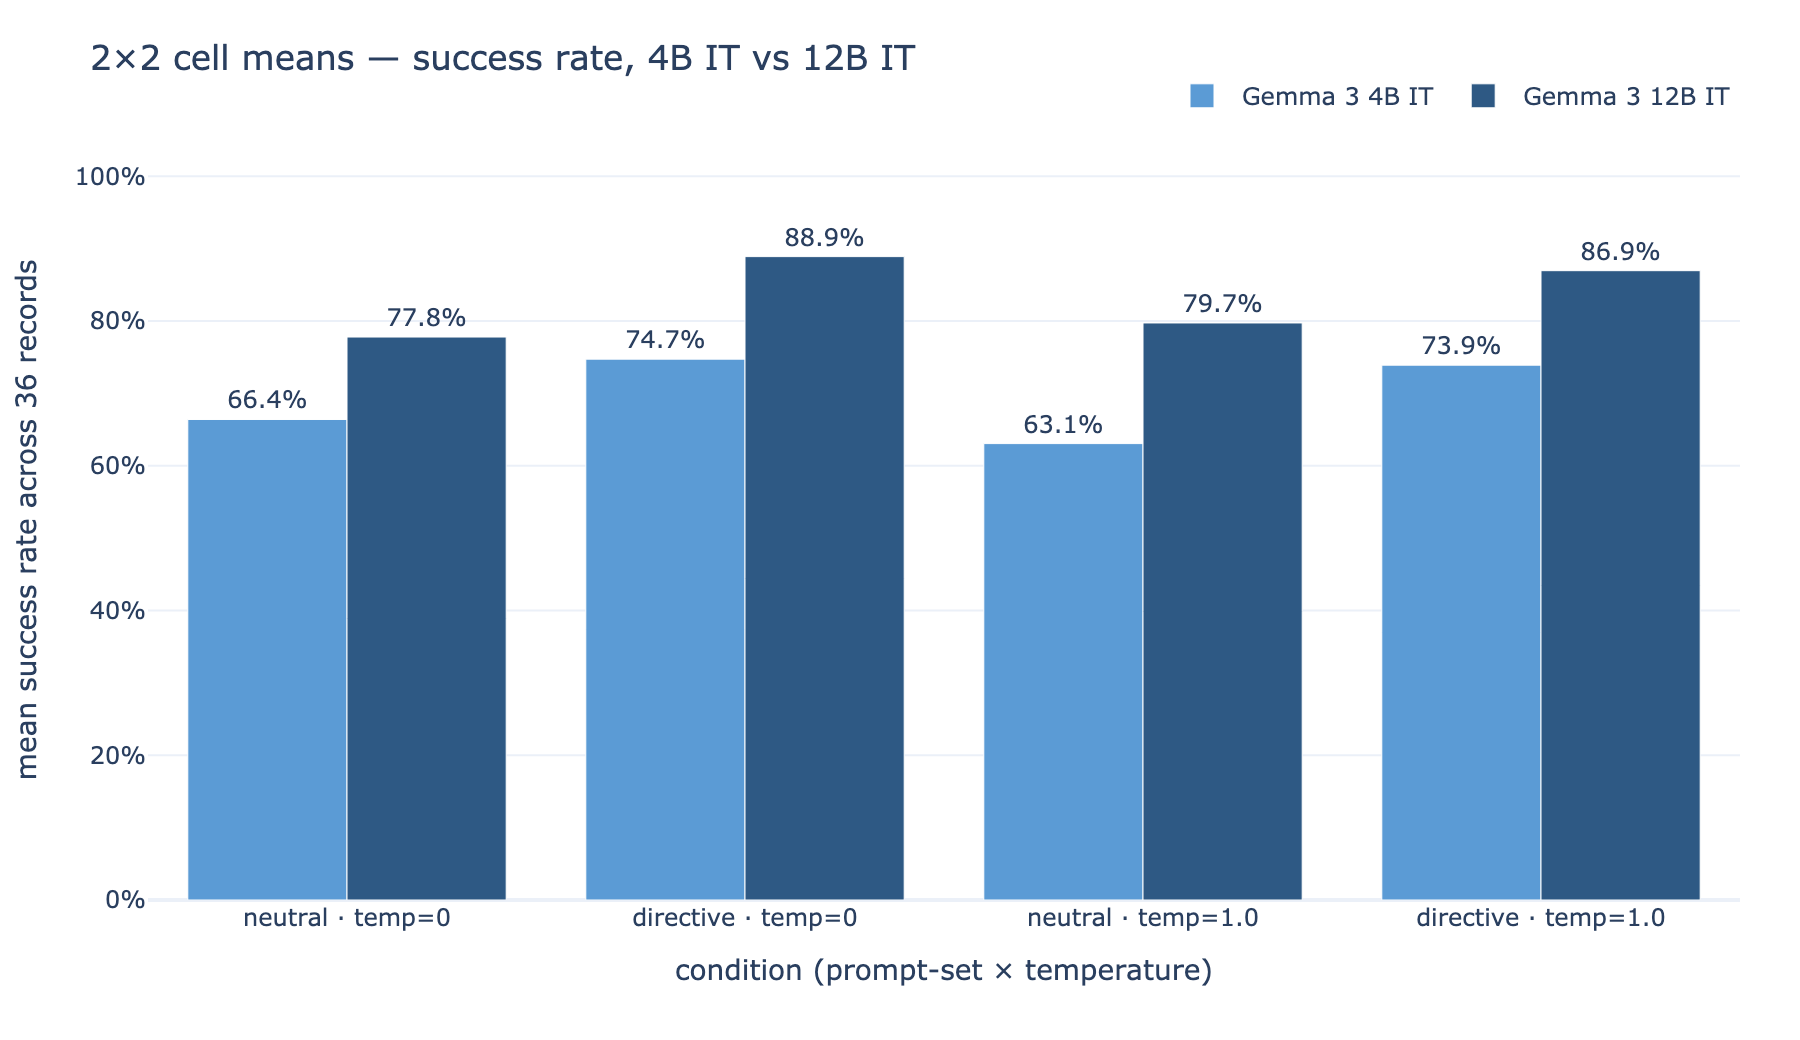

This chart was generated by the following Python code:
"""F1 — 2x2 cell means bar chart for the 006 4B vs 12B comparison.

Two grouped bar charts side by side (4B IT and 12B IT), each
showing the 4 cells (neutral × directive × temp=0 × temp=1.0)
mean success_rate.

Reads from results/<model>/006_*_{2026-05-12}.jsonl. Rescores from
raw output to handle parser-evolution rows.

Output: figures/cell_means.{html,png}.
"""

from __future__ import annotations

import json
import sys
from collections import defaultdict
from pathlib import Path

import plotly.graph_objects as go

HERE = Path(__file__).resolve().parent
INVESTIGATION_ROOT = HERE.parent
STUDY_ROOT = INVESTIGATION_ROOT.parent.parent
RESULTS_ROOT = STUDY_ROOT / "results"

sys.path.insert(0, str(STUDY_ROOT))
from harness.parser import classify_trial  # noqa: E402


CELLS = {
    "A": ("006_A_neutral_temp0", "neutral", 0.0),
    "B": ("006_B_directive_temp0", "directive", 0.0),
    "C": ("006_C_neutral_temp1", "neutral", 1.0),
    "D": ("006_D_directive_temp1", "directive", 1.0),
}
DATE = "2026-05-12"
MODELS = [
    ("gemma3:4b-it-qat", "Gemma 3 4B IT"),
    ("gemma3:12b-it-qat", "Gemma 3 12B IT"),
]


def _safe(model: str) -> str:
    import re
    return re.sub(r"[^a-zA-Z0-9._-]", "_", model)


def _load_cell(model: str, tag: str) -> list[dict]:
    path = RESULTS_ROOT / _safe(model) / f"{tag}_{DATE}.jsonl"
    rows = [json.loads(l) for l in path.read_text().splitlines() if l]
    out = []
    for r in rows:
        ok, err = classify_trial(
            {"tool_target": r["tool_target"],
             "expected_tool_call": r["expected_tool_call"]},
            r.get("output") or r.get("output_preview", ""),
        )
        out.append({**r, "success": ok, "error_type": err})
    return out


def _cell_mean(rows: list[dict]) -> float:
    by_rid: dict[str, list[bool]] = defaultdict(list)
    for r in rows:
        by_rid[r["record_id"]].append(r["success"])
    per_record_sr = [sum(v) / len(v) for v in by_rid.values()]
    return sum(per_record_sr) / len(per_record_sr) if per_record_sr else 0.0


def main() -> None:
    cell_means: dict[tuple[str, str], float] = {}
    for model, _label in MODELS:
        for cell_key, (tag, _ps, _tmp) in CELLS.items():
            cell_means[(model, cell_key)] = _cell_mean(_load_cell(model, tag))

    # 4 condition labels along x
    condition_labels = [
        "neutral · temp=0",
        "directive · temp=0",
        "neutral · temp=1.0",
        "directive · temp=1.0",
    ]
    cell_order = ["A", "B", "C", "D"]

    fig = go.Figure()
    palette = {"Gemma 3 4B IT": "#5B9BD5", "Gemma 3 12B IT": "#2E5984"}
    for model, label in MODELS:
        vals = [cell_means[(model, k)] for k in cell_order]
        fig.add_trace(
            go.Bar(
                name=label,
                x=condition_labels,
                y=vals,
                text=[f"{v:.1%}" for v in vals],
                textposition="outside",
                marker_color=palette[label],
            )
        )
    fig.update_layout(
        title="2×2 cell means — success rate, 4B IT vs 12B IT",
        xaxis_title="condition (prompt-set × temperature)",
        yaxis_title="mean success rate across 36 records",
        yaxis_tickformat=".0%",
        yaxis_range=[0, 1.05],
        barmode="group",
        template="plotly_white",
        width=900,
        height=520,
        margin=dict(l=70, r=30, t=70, b=70),
        legend=dict(orientation="h", yanchor="bottom", y=1.02, xanchor="right", x=1),
    )

    out_html = HERE / "cell_means.html"
    out_png = HERE / "cell_means.png"
    fig.write_html(out_html)
    fig.write_image(out_png, engine="kaleido", scale=2)
    print(f"wrote {out_html.relative_to(STUDY_ROOT.parent.parent)}")
    print(f"wrote {out_png.relative_to(STUDY_ROOT.parent.parent)}")


if __name__ == "__main__":
    main()
